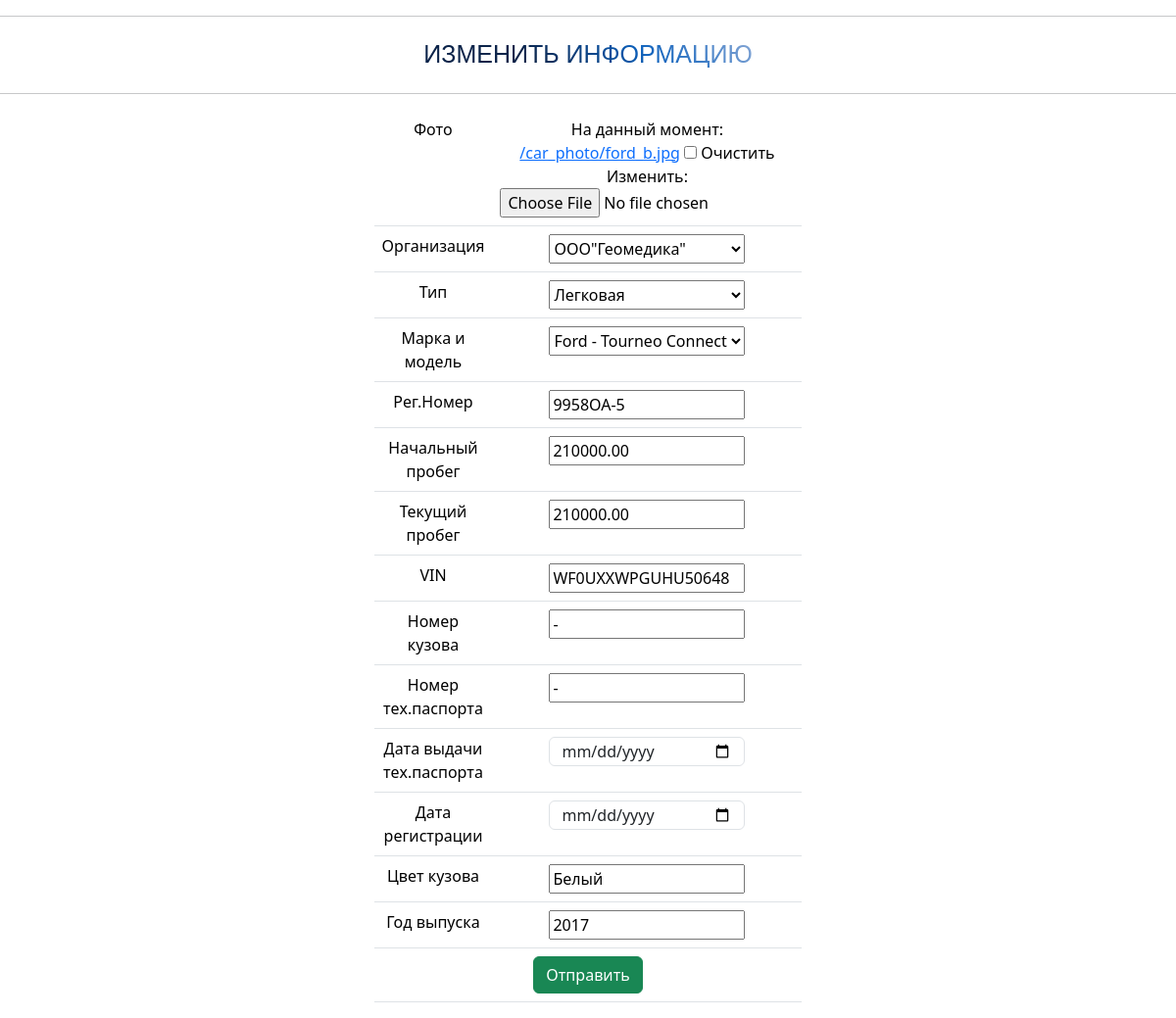
Page /car/update/1 on the committed database.
### Park/models.py (models this page shows, shortened)
class Car(models.Model):
    CLS = (
        ('Легковая', 'Легковая'),
        ('Грузовая', 'Грузовая'),
        ('Прицеп', 'Прицеп'),
    )
    id = models.IntegerField(editable=False, blank=False, null=False, primary_key=True, auto_created=True)
    photo = models.ImageField(blank=True, upload_to='media/car_photo')
    organization = models.ForeignKey(Organisation, blank=True, on_delete=models.CASCADE)
    type = models.CharField(choices=CLS, max_length=250, blank=True)
    mark = models.ForeignKey(CarMark, blank=True, on_delete=models.CASCADE)
    registration_number = models.CharField(max_length=8, blank=True)
    start_mileage = models.DecimalField(max_digits=15, decimal_places=2, blank=True)
    current_mileage = models.DecimalField(max_digits=15, decimal_places=2,null=True, blank=True)
    VIN = models.CharField(max_length=30, blank=True, null=True)
    board_number = models.CharField(max_length=30, blank=True, null=True)
    passport_number = models.CharField(max_length=30, blank=True, null=True)
    pasport_date = models.DateField(blank=True, null=True)
    registration_date = models.DateField(blank=True, null=True)
    board_color = models.CharField(max_length=15, blank=True)
    year = models.IntegerField(blank=True, null=True)

### Park/views.py (the view, shortened to what this page needs)
# urls.py: path('car/update/<int:pk>', CarUpdateView.as_view(), name='car_update'),
class CarUpdateView(UpdateView):
    model = Car
    form_class = CarForm
    template_name = 'UpdateCar.html'
    success_url = reverse_lazy('listofcars')

### Park/models.py (called while the page is built)
    def __str__(self):
        return self.form + '"' + self.name + '"'

    def __str__(self):
        return self.name + ' - ' + str(self.model)

### templates/UpdateCar.html (shortened to what this page needs)
<!DOCTYPE html>
{% load static %}
{% load bootstrap5 %}
{% bootstrap_css %}
<html lang="en">
<head>
</head>
<body>
<hr>
<p class="gradient-text">Изменить информацию</p>
<hr>
<table align="center" style="width: 30%;max-width: 1920px;" class="table">
    <tbody>
        <form method="post" action="{% url 'car_update' object.id %}" enctype="multipart/form-data">
            <tr>
                <td align="center">{{ form.photo.label }}</td>
                <td align="center">{{ form.photo }}</td>
            </tr>
            <tr>
                <td align="center">{{ form.organization.label }}</td>
               <td align="center">{{ form.organization }}</td>
            </tr>
            <tr>
                <td align="center">{{ form.type.label }}</td>
                <td align="center">{{ form.type }}</td>
            </tr>
            <tr>
                <td align="center">{{ form.mark.label }}</td>
                <td align="center">{{ form.mark }}</td>
            </tr>
            <tr>
                <td align="center">{{ form.registration_number.label }}</td>
                <td align="center">{{ form.registration_number }}</td>
            </tr>
            <tr>
                <td align="center">{{ form.start_mileage.label }}</td>
                <td align="center">{{ form.start_mileage }}</td>
            </tr>
            <tr>
                <td align="center">{{ form.current_mileage.label }}</td>
                <td align="center">{{ form.current_mileage }}</td>
            </tr>
            <tr>
                <td align="center">{{ form.VIN.label }}</td>
                <td align="center">{{ form.VIN }}</td>
            </tr>
            <tr>
                <td align="center">{{ form.board_number.label }}</td>
                <td align="center">{{ form.board_number }}</td>
            </tr>
            <tr>
                <td align="center">{{ form.passport_number.label }}</td>
                <td align="center">{{ form.passport_number }}</td>
            </tr>
            <tr>
                <td align="center">{{ form.pasport_date.label }}</td>
                <td align="center">{{ form.pasport_date }}</td>
            </tr>
            <tr>
                <td align="center">{{ form.registration_date.label }}</td>
                <td align="center">{{ form.registration_date }}</td>
            </tr>
            <tr>
                <td align="center">{{ form.board_color.label }}</td>
                <td align="center">{{ form.board_color }}</td>
            </tr>
            <tr>
                <td align="center">{{ form.year.label }}</td>
                <td align="center">{{ form.year }}</td>
            </tr>
            <tr>
                <td colspan="2" align="center">
                    <button type="submit" class="btn btn-success">Отправить</button>
                </td>
            </tr>
                </form>
    </tbody>
</table>
</body>
</html><!DOCTYPE html>

### templates/UpdateCar.html (style rules this page uses)
.gradient-text { font-family: 'Rubik One', sans-serif; font-size: 25px; text-transform: uppercase; background: linear-gradient(45deg, #0B2349 33%, #0D61BC 66%, #8AA9D6); -webkit-background-clip: text; -webkit-text-fill-color: transparent; color: #0B2349; display: table; margin: 20px auto; text-align: center; }

### rows in the picture
Car: organization "ООО\"Геомедика\"", type "Легковая", mark "Ford - Tourneo Connect", registration_number "9958OA-5", start_mileage "210000.00", current_mileage "210000.00", VIN "WF0UXXWPGUHU50648", board_number "-", passport_number "-", board_color "Белый", year "2017"
